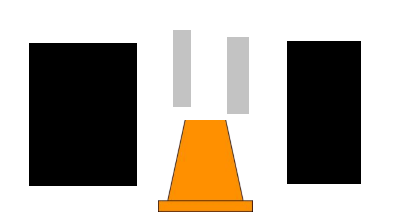
//> input picture OPENCV/7.png, 418 x 221 px
$ ./cv_Trafficlight   (built with g++ and OpenCV 4)
//> lines starting //> are read from the running program, lines starting //| are printed output that depends on the picture; after the words box and inside, x2 and y2 are one past the last pixel; in counts of white or black regions, pixels touching at a corner belong together
//红绿灯识别
#include<opencv2/opencv.hpp>
#include<iostream>
#include<vector>
using namespace cv;
using namespace std;
int color_light = 0;
int stop = 0;
int run = 0;

int Trafficlight(Mat src_color)
{
	Mat moutput;
	cvtColor(src_color, moutput, COLOR_BGR2GRAY);
	vector<Vec3f> pcircles;
	HoughCircles(moutput, pcircles, HOUGH_GRADIENT, 1, 10, 100, 100, 0, 0);
	if(pcircles.size() <= 0)
	return 0;

	for (size_t i = 0; i < pcircles.size(); i++)
    {
    Vec3f cc = pcircles[i];
    int b = src_color.at<Vec3b>(cc[1], cc[0])[0];
    int g = src_color.at<Vec3b>(cc[1], cc[0])[1];
    int r = src_color.at<Vec3b>(cc[1], cc[0])[2];
    if (b < 30 && g < 30 && r>225)
		{
			return 1;//red;
		}
	else
    	if (r >200 && g > 200 && b<30)//根据黄色的rgb值定
			{
				return 2;//yellow;
			}
		else
			if (r < 50 && b < 50 && g>225)
       		{
				return 3;//green
			}
	}


}


int main(int argc, char** argv)
{
	Mat src = imread("7.png");
//> src is the input picture: 221 rows x 418 cols, CV_8UC3; mean B, G, R 165.2, 173.8, 180.4
	if (src.empty())
	{
		printf("could not load image...\n");
		return -1;
	}
	namedWindow("intput", WINDOW_AUTOSIZE);
	imshow("intput", src);

	color_light =  Trafficlight(src);
//> in Trafficlight, `cvtColor(src_color, moutput, COLOR_BGR2GRAY);`:
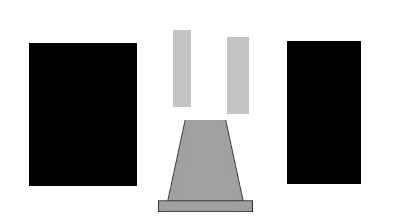
//> moutput: 221 rows x 418 cols, CV_8UC1; min 0, max 255, mean 174.8
//> in Trafficlight, `HoughCircles(moutput, pcircles, HOUGH_GRADIENT, 1, 10, 100, 100, 0, 0);`: pcircles = empty
//> color_light = 0

	if (color_light == 1)
	{
		putText(src, "STOP", Point(50, 50), FONT_HERSHEY_SIMPLEX, 2.0, Scalar(0, 0, 255), 3, 8);
		imshow("OUTPUT", src);
	}
	else
	if (color_light == 2)
	{
		putText(src, "WAIT", Point(50, 50), FONT_HERSHEY_SIMPLEX, 2.0, Scalar(0, 0, 255), 3, 8);
		imshow("OUTPUT", src);
	}
	else
	if (color_light == 3)
	{
		putText(src, "GO ON", Point(50, 50), FONT_HERSHEY_SIMPLEX, 2.0, Scalar(0, 0, 255), 3, 8);
		imshow("OUTPUT", src);
	}

	waitKey(0);
	return 0;
}

$ run again, with OPENCV/1.png copied over OPENCV/7.png
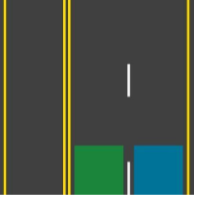
//> input picture OPENCV/1.png, 197 x 197 px
//> src is the input picture: 197 rows x 197 cols, CV_8UC3; mean B, G, R 71.7, 84.8, 72.7
//> in Trafficlight, `cvtColor(src_color, moutput, COLOR_BGR2GRAY);`:
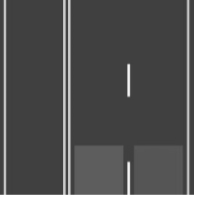
//> moutput: 197 rows x 197 cols, CV_8UC1; min 61, max 255, mean 79.7
//> pcircles = empty
//> color_light = 0

$ run again, with OPENCV/11.png copied over OPENCV/7.png
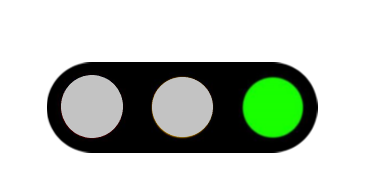
//> input picture OPENCV/11.png, 371 x 182 px
//> src is the input picture: 182 rows x 371 cols, CV_8UC3; mean B, G, R 186.2, 196.8, 187.4
//> in Trafficlight, `cvtColor(src_color, moutput, COLOR_BGR2GRAY);`:
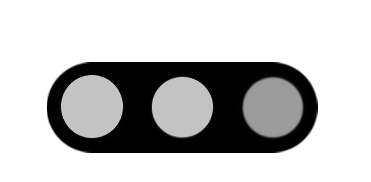
//> moutput: 182 rows x 371 cols, CV_8UC1; min 0, max 255, mean 192.8
//> pcircles = 2 circles (x, y, radius): [91.5, 106.5, 30.9], [272.5, 106.5, 29.6]
//> the loop in Trafficlight, `for (size_t i = 0; i < pcircles.size(); i++)` made 2 passes
//> (cc, b, g, r) on passes 1 to 2: ([91.5, 106.5, 30.9], 195, 195, 195), ([272.5, 106.5, 29.6], 0, 255, 25)
//> color_light = 3
//> `putText(src, "GO ON", Point(50, 50), FONT_HERSHEY_SIMPLEX, 2.0, Scalar..`:
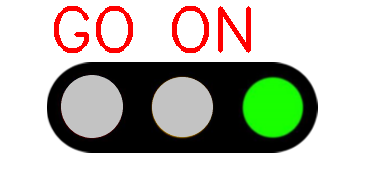
//> src: 182 rows x 371 cols, CV_8UC3; 3.49% of pixels changed, all inside (x1, y1, x2, y2) = (54, 6, 251, 53)
